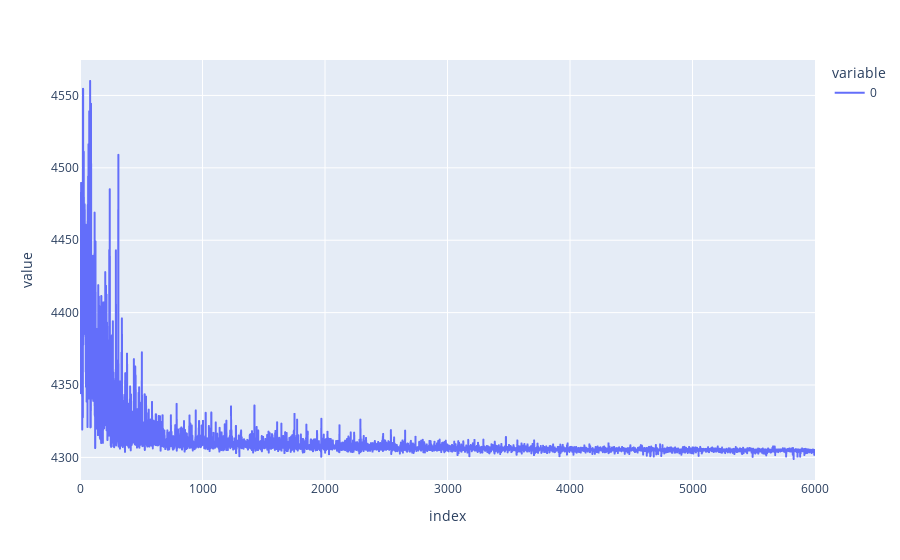

The notebook cell this image was saved under:
### Code cell
px.line(losses)

### Figure 1 — Plotly figure (JSON) as saved in the notebook; plotly's stock layout.template omitted (floating-point values rounded to 4 significant figures; data arrays with more than 128 entries replaced by an {"elided": "..."} marker saying what was removed)
{"data": [{"hovertemplate": "variable=0<br>index=%{x}<br>value=%{y}<extra></extra>", "legendgroup": "0", "line": {"color": "#636efa", "dash": "solid"}, "mode": "lines", "name": "0", "showlegend": true, "type": "scattergl", "x": {"elided": "6001 int values"}, "xaxis": "x", "y": {"elided": "6001 float values"}, "yaxis": "y"}], "layout": {"legend": {"title": {"text": "variable"}, "tracegroupgap": 0}, "margin": {"t": 60}, "xaxis": {"anchor": "y", "domain": [0, 1], "title": {"text": "index"}}, "yaxis": {"anchor": "x", "domain": [0, 1], "title": {"text": "value"}}}}
